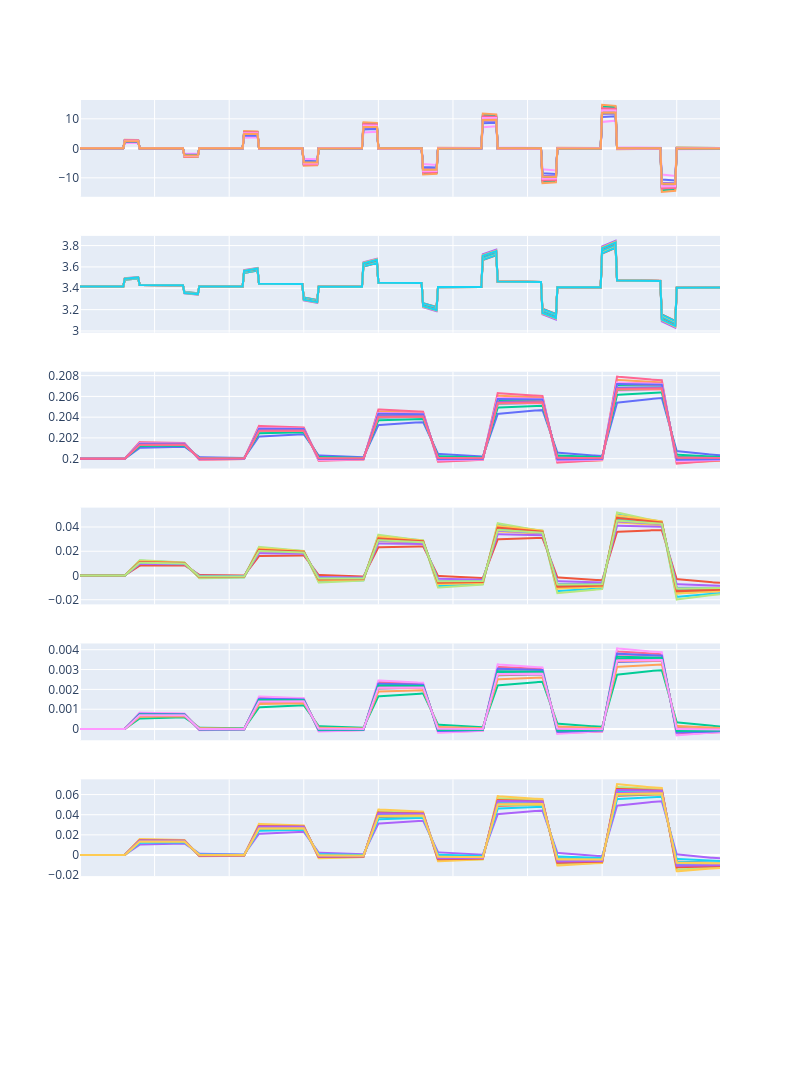

The notebook cell saved with this chart:
### Code cell
fig = make_subplots(rows=7, cols=1, shared_xaxes=True)
for i in range(module.n_series):
    for j in range(module.n_parallel):
        fig.add_trace(
            go.Scatter(x=sim.t, y=sim.cell_current[:, i, j]),
            row=1,
            col=1,
        )
        fig.add_trace(
            go.Scatter(x=sim.t, y=sim.cell_voltage[:, i, j]),
            row=2,
            col=1,
        )
        fig.add_trace(
            go.Scatter(x=sim.t, y=sim.cell_soc[:, i, j]),
            row=3,
            col=1,
        )
        fig.add_trace(
            go.Scatter(x=sim.t, y=sim.cell_pol1[:, i, j]),
            row=4,
            col=1,
        )
        fig.add_trace(
            go.Scatter(x=sim.t, y=sim.cell_pol2[:, i, j]),
            row=5,
            col=1,
        )
        fig.add_trace(
            go.Scatter(x=sim.t, y=sim.cell_hyst[:, i, j]),
            row=6,
            col=1,
        )
fig.update_layout(showlegend=False, height=1500, width=800)
fig.show()

### Figure 1 — Plotly figure (JSON) as saved in the notebook; plotly's stock layout.template omitted (floating-point values rounded to 4 significant figures; data arrays with more than 128 entries replaced by an {"elided": "..."} marker saying what was removed)
{"data": [{"type": "scatter", "x": {"elided": "430 int values"}, "xaxis": "x", "y": {"elided": "430 float values"}, "yaxis": "y"}, {"type": "scatter", "x": {"elided": "430 int values"}, "xaxis": "x2", "y": {"elided": "430 float values"}, "yaxis": "y2"}, {"type": "scatter", "x": {"elided": "430 int values"}, "xaxis": "x3", "y": {"elided": "430 float values"}, "yaxis": "y3"}, {"type": "scatter", "x": {"elided": "430 int values"}, "xaxis": "x4", "y": {"elided": "430 float values"}, "yaxis": "y4"}, {"type": "scatter", "x": {"elided": "430 int values"}, "xaxis": "x5", "y": {"elided": "430 float values"}, "yaxis": "y5"}, {"type": "scatter", "x": {"elided": "430 int values"}, "xaxis": "x6", "y": {"elided": "430 float values"}, "yaxis": "y6"}, {"type": "scatter", "x": {"elided": "430 int values"}, "xaxis": "x", "y": {"elided": "430 float values"}, "yaxis": "y"}, {"type": "scatter", "x": {"elided": "430 int values"}, "xaxis": "x2", "y": {"elided": "430 float values"}, "yaxis": "y2"}, {"type": "scatter", "x": {"elided": "430 int values"}, "xaxis": "x3", "y": {"elided": "430 float values"}, "yaxis": "y3"}, {"type": "scatter", "x": {"elided": "430 int values"}, "xaxis": "x4", "y": {"elided": "430 float values"}, "yaxis": "y4"}, {"type": "scatter", "x": {"elided": "430 int values"}, "xaxis": "x5", "y": {"elided": "430 float values"}, "yaxis": "y5"}, {"type": "scatter", "x": {"elided": "430 int values"}, "xaxis": "x6", "y": {"elided": "430 float values"}, "yaxis": "y6"}, {"type": "scatter", "x": {"elided": "430 int values"}, "xaxis": "x", "y": {"elided": "430 float values"}, "yaxis": "y"}, {"type": "scatter", "x": {"elided": "430 int values"}, "xaxis": "x2", "y": {"elided": "430 float values"}, "yaxis": "y2"}, {"type": "scatter", "x": {"elided": "430 int values"}, "xaxis": "x3", "y": {"elided": "430 float values"}, "yaxis": "y3"}, {"type": "scatter", "x": {"elided": "430 int values"}, "xaxis": "x4", "y": {"elided": "430 float values"}, "yaxis": "y4"}, {"type": "scatter", "x": {"elided": "430 int values"}, "xaxis": "x5", "y": {"elided": "430 float values"}, "yaxis": "y5"}, {"type": "scatter", "x": {"elided": "430 int values"}, "xaxis": "x6", "y": {"elided": "430 float values"}, "yaxis": "y6"}, {"type": "scatter", "x": {"elided": "430 int values"}, "xaxis": "x", "y": {"elided": "430 float values"}, "yaxis": "y"}, {"type": "scatter", "x": {"elided": "430 int values"}, "xaxis": "x2", "y": {"elided": "430 float values"}, "yaxis": "y2"}, {"type": "scatter", "x": {"elided": "430 int values"}, "xaxis": "x3", "y": {"elided": "430 float values"}, "yaxis": "y3"}, {"type": "scatter", "x": {"elided": "430 int values"}, "xaxis": "x4", "y": {"elided": "430 float values"}, "yaxis": "y4"}, {"type": "scatter", "x": {"elided": "430 int values"}, "xaxis": "x5", "y": {"elided": "430 float values"}, "yaxis": "y5"}, {"type": "scatter", "x": {"elided": "430 int values"}, "xaxis": "x6", "y": {"elided": "430 float values"}, "yaxis": "y6"}, {"type": "scatter", "x": {"elided": "430 int values"}, "xaxis": "x", "y": {"elided": "430 float values"}, "yaxis": "y"}, {"type": "scatter", "x": {"elided": "430 int values"}, "xaxis": "x2", "y": {"elided": "430 float values"}, "yaxis": "y2"}, {"type": "scatter", "x": {"elided": "430 int values"}, "xaxis": "x3", "y": {"elided": "430 float values"}, "yaxis": "y3"}, {"type": "scatter", "x": {"elided": "430 int values"}, "xaxis": "x4", "y": {"elided": "430 float values"}, "yaxis": "y4"}, {"type": "scatter", "x": {"elided": "430 int values"}, "xaxis": "x5", "y": {"elided": "430 float values"}, "yaxis": "y5"}, {"type": "scatter", "x": {"elided": "430 int values"}, "xaxis": "x6", "y": {"elided": "430 float values"}, "yaxis": "y6"}, {"type": "scatter", "x": {"elided": "430 int values"}, "xaxis": "x", "y": {"elided": "430 float values"}, "yaxis": "y"}, {"type": "scatter", "x": {"elided": "430 int values"}, "xaxis": "x2", "y": {"elided": "430 float values"}, "yaxis": "y2"}, {"type": "scatter", "x": {"elided": "430 int values"}, "xaxis": "x3", "y": {"elided": "430 float values"}, "yaxis": "y3"}, {"type": "scatter", "x": {"elided": "430 int values"}, "xaxis": "x4", "y": {"elided": "430 float values"}, "yaxis": "y4"}, {"type": "scatter", "x": {"elided": "430 int values"}, "xaxis": "x5", "y": {"elided": "430 float values"}, "yaxis": "y5"}, {"type": "scatter", "x": {"elided": "430 int values"}, "xaxis": "x6", "y": {"elided": "430 float values"}, "yaxis": "y6"}, {"type": "scatter", "x": {"elided": "430 int values"}, "xaxis": "x", "y": {"elided": "430 float values"}, "yaxis": "y"}, {"type": "scatter", "x": {"elided": "430 int values"}, "xaxis": "x2", "y": {"elided": "430 float values"}, "yaxis": "y2"}, {"type": "scatter", "x": {"elided": "430 int values"}, "xaxis": "x3", "y": {"elided": "430 float values"}, "yaxis": "y3"}, {"type": "scatter", "x": {"elided": "430 int values"}, "xaxis": "x4", "y": {"elided": "430 float values"}, "yaxis": "y4"}, {"type": "scatter", "x": {"elided": "430 int values"}, "xaxis": "x5", "y": {"elided": "430 float values"}, "yaxis": "y5"}, {"type": "scatter", "x": {"elided": "430 int values"}, "xaxis": "x6", "y": {"elided": "430 float values"}, "yaxis": "y6"}, {"type": "scatter", "x": {"elided": "430 int values"}, "xaxis": "x", "y": {"elided": "430 float values"}, "yaxis": "y"}, {"type": "scatter", "x": {"elided": "430 int values"}, "xaxis": "x2", "y": {"elided": "430 float values"}, "yaxis": "y2"}, {"type": "scatter", "x": {"elided": "430 int values"}, "xaxis": "x3", "y": {"elided": "430 float values"}, "yaxis": "y3"}, {"type": "scatter", "x": {"elided": "430 int values"}, "xaxis": "x4", "y": {"elided": "430 float values"}, "yaxis": "y4"}, {"type": "scatter", "x": {"elided": "430 int values"}, "xaxis": "x5", "y": {"elided": "430 float values"}, "yaxis": "y5"}, {"type": "scatter", "x": {"elided": "430 int values"}, "xaxis": "x6", "y": {"elided": "430 float values"}, "yaxis": "y6"}, {"type": "scatter", "x": {"elided": "430 int values"}, "xaxis": "x", "y": {"elided": "430 float values"}, "yaxis": "y"}, {"type": "scatter", "x": {"elided": "430 int values"}, "xaxis": "x2", "y": {"elided": "430 float values"}, "yaxis": "y2"}, {"type": "scatter", "x": {"elided": "430 int values"}, "xaxis": "x3", "y": {"elided": "430 float values"}, "yaxis": "y3"}, {"type": "scatter", "x": {"elided": "430 int values"}, "xaxis": "x4", "y": {"elided": "430 float values"}, "yaxis": "y4"}, {"type": "scatter", "x": {"elided": "430 int values"}, "xaxis": "x5", "y": {"elided": "430 float values"}, "yaxis": "y5"}, {"type": "scatter", "x": {"elided": "430 int values"}, "xaxis": "x6", "y": {"elided": "430 float values"}, "yaxis": "y6"}, {"type": "scatter", "x": {"elided": "430 int values"}, "xaxis": "x", "y": {"elided": "430 float values"}, "yaxis": "y"}, {"type": "scatter", "x": {"elided": "430 int values"}, "xaxis": "x2", "y": {"elided": "430 float values"}, "yaxis": "y2"}, {"type": "scatter", "x": {"elided": "430 int values"}, "xaxis": "x3", "y": {"elided": "430 float values"}, "yaxis": "y3"}, {"type": "scatter", "x": {"elided": "430 int values"}, "xaxis": "x4", "y": {"elided": "430 float values"}, "yaxis": "y4"}, {"type": "scatter", "x": {"elided": "430 int values"}, "xaxis": "x5", "y": {"elided": "430 float values"}, "yaxis": "y5"}, {"type": "scatter", "x": {"elided": "430 int values"}, "xaxis": "x6", "y": {"elided": "430 float values"}, "yaxis": "y6"}, {"type": "scatter", "x": {"elided": "430 int values"}, "xaxis": "x", "y": {"elided": "430 float values"}, "yaxis": "y"}, {"type": "scatter", "x": {"elided": "430 int values"}, "xaxis": "x2", "y": {"elided": "430 float values"}, "yaxis": "y2"}, {"type": "scatter", "x": {"elided": "430 int values"}, "xaxis": "x3", "y": {"elided": "430 float values"}, "yaxis": "y3"}, {"type": "scatter", "x": {"elided": "430 int values"}, "xaxis": "x4", "y": {"elided": "430 float values"}, "yaxis": "y4"}, {"type": "scatter", "x": {"elided": "430 int values"}, "xaxis": "x5", "y": {"elided": "430 float values"}, "yaxis": "y5"}, {"type": "scatter", "x": {"elided": "430 int values"}, "xaxis": "x6", "y": {"elided": "430 float values"}, "yaxis": "y6"}, {"type": "scatter", "x": {"elided": "430 int values"}, "xaxis": "x", "y": {"elided": "430 float values"}, "yaxis": "y"}, {"type": "scatter", "x": {"elided": "430 int values"}, "xaxis": "x2", "y": {"elided": "430 float values"}, "yaxis": "y2"}, {"type": "scatter", "x": {"elided": "430 int values"}, "xaxis": "x3", "y": {"elided": "430 float values"}, "yaxis": "y3"}, {"type": "scatter", "x": {"elided": "430 int values"}, "xaxis": "x4", "y": {"elided": "430 float values"}, "yaxis": "y4"}, {"type": "scatter", "x": {"elided": "430 int values"}, "xaxis": "x5", "y": {"elided": "430 float values"}, "yaxis": "y5"}, {"type": "scatter", "x": {"elided": "430 int values"}, "xaxis": "x6", "y": {"elided": "430 float values"}, "yaxis": "y6"}, {"type": "scatter", "x": {"elided": "430 int values"}, "xaxis": "x", "y": {"elided": "430 float values"}, "yaxis": "y"}, {"type": "scatter", "x": {"elided": "430 int values"}, "xaxis": "x2", "y": {"elided": "430 float values"}, "yaxis": "y2"}, {"type": "scatter", "x": {"elided": "430 int values"}, "xaxis": "x3", "y": {"elided": "430 float values"}, "yaxis": "y3"}, {"type": "scatter", "x": {"elided": "430 int values"}, "xaxis": "x4", "y": {"elided": "430 float values"}, "yaxis": "y4"}, {"type": "scatter", "x": {"elided": "430 int values"}, "xaxis": "x5", "y": {"elided": "430 float values"}, "yaxis": "y5"}, {"type": "scatter", "x": {"elided": "430 int values"}, "xaxis": "x6", "y": {"elided": "430 float values"}, "yaxis": "y6"}, {"type": "scatter", "x": {"elided": "430 int values"}, "xaxis": "x", "y": {"elided": "430 float values"}, "yaxis": "y"}, {"type": "scatter", "x": {"elided": "430 int values"}, "xaxis": "x2", "y": {"elided": "430 float values"}, "yaxis": "y2"}, {"type": "scatter", "x": {"elided": "430 int values"}, "xaxis": "x3", "y": {"elided": "430 float values"}, "yaxis": "y3"}, {"type": "scatter", "x": {"elided": "430 int values"}, "xaxis": "x4", "y": {"elided": "430 float values"}, "yaxis": "y4"}, {"type": "scatter", "x": {"elided": "430 int values"}, "xaxis": "x5", "y": {"elided": "430 float values"}, "yaxis": "y5"}, {"type": "scatter", "x": {"elided": "430 int values"}, "xaxis": "x6", "y": {"elided": "430 float values"}, "yaxis": "y6"}, {"type": "scatter", "x": {"elided": "430 int values"}, "xaxis": "x", "y": {"elided": "430 float values"}, "yaxis": "y"}, {"type": "scatter", "x": {"elided": "430 int values"}, "xaxis": "x2", "y": {"elided": "430 float values"}, "yaxis": "y2"}, {"type": "scatter", "x": {"elided": "430 int values"}, "xaxis": "x3", "y": {"elided": "430 float values"}, "yaxis": "y3"}, {"type": "scatter", "x": {"elided": "430 int values"}, "xaxis": "x4", "y": {"elided": "430 float values"}, "yaxis": "y4"}, {"type": "scatter", "x": {"elided": "430 int values"}, "xaxis": "x5", "y": {"elided": "430 float values"}, "yaxis": "y5"}, {"type": "scatter", "x": {"elided": "430 int values"}, "xaxis": "x6", "y": {"elided": "430 float values"}, "yaxis": "y6"}], "layout": {"height": 1500, "showlegend": false, "width": 800, "xaxis": {"anchor": "y", "domain": [0, 1], "matches": "x7", "showticklabels": false}, "xaxis2": {"anchor": "y2", "domain": [0, 1], "matches": "x7", "showticklabels": false}, "xaxis3": {"anchor": "y3", "domain": [0, 1], "matches": "x7", "showticklabels": false}, "xaxis4": {"anchor": "y4", "domain": [0, 1], "matches": "x7", "showticklabels": false}, "xaxis5": {"anchor": "y5", "domain": [0, 1], "matches": "x7", "showticklabels": false}, "xaxis6": {"anchor": "y6", "domain": [0, 1], "matches": "x7", "showticklabels": false}, "xaxis7": {"anchor": "y7", "domain": [0, 1]}, "yaxis": {"anchor": "x", "domain": [0.8939, 1]}, "yaxis2": {"anchor": "x2", "domain": [0.7449, 0.851]}, "yaxis3": {"anchor": "x3", "domain": [0.5959, 0.702]}, "yaxis4": {"anchor": "x4", "domain": [0.4469, 0.5531]}, "yaxis5": {"anchor": "x5", "domain": [0.298, 0.4041]}, "yaxis6": {"anchor": "x6", "domain": [0.149, 0.2551]}, "yaxis7": {"anchor": "x7", "domain": [0, 0.1061]}}}
